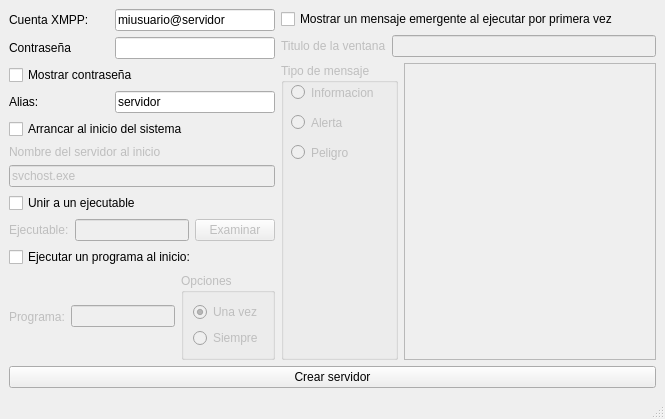
<?xml version="1.0" encoding="UTF-8"?>
<ui version="4.0">
 <class>ventanaOpciones</class>
 <widget class="QMainWindow" name="ventanaOpciones">
  <property name="geometry">
   <rect>
    <x>0</x>
    <y>0</y>
    <width>665</width>
    <height>418</height>
   </rect>
  </property>
  <property name="windowTitle">
   <string>Configurar y crear un servidor</string>
  </property>
  <widget class="QWidget" name="centralwidget">
   <layout class="QVBoxLayout" name="verticalLayout_6">
    <item>
     <layout class="QHBoxLayout" name="horizontalLayout_6">
      <item>
       <layout class="QVBoxLayout" name="verticalLayout_4">
        <item>
         <layout class="QVBoxLayout" name="verticalLayout">
          <item>
           <layout class="QHBoxLayout" name="horizontalLayout">
            <item>
             <widget class="QLabel" name="label">
              <property name="minimumSize">
               <size>
                <width>100</width>
                <height>0</height>
               </size>
              </property>
              <property name="text">
               <string>Cuenta XMPP:</string>
              </property>
             </widget>
            </item>
            <item>
             <widget class="QLineEdit" name="textoCuentaXmpp">
              <property name="text">
               <string notr="true">miusuario@servidor</string>
              </property>
             </widget>
            </item>
           </layout>
          </item>
          <item>
           <layout class="QHBoxLayout" name="horizontalLayout_2" stretch="0,0">
            <item>
             <widget class="QLabel" name="label_2">
              <property name="sizePolicy">
               <sizepolicy hsizetype="Preferred" vsizetype="Preferred">
                <horstretch>0</horstretch>
                <verstretch>0</verstretch>
               </sizepolicy>
              </property>
              <property name="minimumSize">
               <size>
                <width>100</width>
                <height>0</height>
               </size>
              </property>
              <property name="text">
               <string>Contraseña</string>
              </property>
             </widget>
            </item>
            <item>
             <widget class="QLineEdit" name="textoContrasena">
              <property name="enabled">
               <bool>true</bool>
              </property>
              <property name="sizePolicy">
               <sizepolicy hsizetype="Expanding" vsizetype="Fixed">
                <horstretch>0</horstretch>
                <verstretch>0</verstretch>
               </sizepolicy>
              </property>
              <property name="text">
               <string notr="true"/>
              </property>
             </widget>
            </item>
           </layout>
          </item>
          <item>
           <widget class="QCheckBox" name="checkContrasena">
            <property name="text">
             <string>Mostrar contraseña</string>
            </property>
           </widget>
          </item>
          <item>
           <layout class="QHBoxLayout" name="horizontalLayout_7">
            <item>
             <widget class="QLabel" name="label_8">
              <property name="minimumSize">
               <size>
                <width>100</width>
                <height>0</height>
               </size>
              </property>
              <property name="text">
               <string>Alias:</string>
              </property>
             </widget>
            </item>
            <item>
             <widget class="QLineEdit" name="textoAlias">
              <property name="text">
               <string notr="true">servidor</string>
              </property>
             </widget>
            </item>
           </layout>
          </item>
          <item>
           <widget class="QCheckBox" name="checkInicio">
            <property name="text">
             <string>Arrancar al inicio del sistema</string>
            </property>
           </widget>
          </item>
          <item>
           <widget class="QLabel" name="label_10">
            <property name="enabled">
             <bool>false</bool>
            </property>
            <property name="text">
             <string>Nombre del servidor al inicio</string>
            </property>
           </widget>
          </item>
          <item>
           <widget class="QLineEdit" name="textoNombre">
            <property name="enabled">
             <bool>false</bool>
            </property>
            <property name="text">
             <string notr="true">svchost.exe</string>
            </property>
           </widget>
          </item>
          <item>
           <widget class="QCheckBox" name="checkJoiner">
            <property name="text">
             <string>Unir a un ejecutable</string>
            </property>
           </widget>
          </item>
          <item>
           <layout class="QHBoxLayout" name="horizontalLayout_8">
            <item>
             <widget class="QLabel" name="label_9">
              <property name="enabled">
               <bool>false</bool>
              </property>
              <property name="text">
               <string>Ejecutable:</string>
              </property>
             </widget>
            </item>
            <item>
             <widget class="QLineEdit" name="textoEjecutable">
              <property name="enabled">
               <bool>false</bool>
              </property>
              <property name="text">
               <string notr="true"/>
              </property>
             </widget>
            </item>
            <item>
             <widget class="QPushButton" name="botonExaminar">
              <property name="enabled">
               <bool>false</bool>
              </property>
              <property name="text">
               <string>Examinar</string>
              </property>
             </widget>
            </item>
           </layout>
          </item>
         </layout>
        </item>
        <item>
         <widget class="QCheckBox" name="checkEjecutar">
          <property name="text">
           <string>Ejecutar un programa al inicio:</string>
          </property>
         </widget>
        </item>
        <item>
         <layout class="QHBoxLayout" name="horizontalLayout_9"/>
        </item>
        <item>
         <layout class="QVBoxLayout" name="verticalLayout_3">
          <item>
           <layout class="QHBoxLayout" name="horizontalLayout_10">
            <item>
             <widget class="QLabel" name="label_11">
              <property name="enabled">
               <bool>false</bool>
              </property>
              <property name="text">
               <string>Programa:</string>
              </property>
             </widget>
            </item>
            <item>
             <widget class="QLineEdit" name="textoEjecutar">
              <property name="enabled">
               <bool>false</bool>
              </property>
              <property name="text">
               <string notr="true"/>
              </property>
             </widget>
            </item>
            <item>
             <widget class="QGroupBox" name="groupOpciones">
              <property name="enabled">
               <bool>false</bool>
              </property>
              <property name="title">
               <string>Opciones</string>
              </property>
              <layout class="QVBoxLayout" name="verticalLayout_2">
               <item>
                <widget class="QRadioButton" name="radioUnaVez">
                 <property name="text">
                  <string>Una vez</string>
                 </property>
                 <property name="checked">
                  <bool>true</bool>
                 </property>
                </widget>
               </item>
               <item>
                <widget class="QRadioButton" name="radioSiempre">
                 <property name="text">
                  <string>Siempre</string>
                 </property>
                </widget>
               </item>
              </layout>
             </widget>
            </item>
           </layout>
          </item>
         </layout>
        </item>
       </layout>
      </item>
      <item>
       <layout class="QVBoxLayout" name="verticalLayout_5">
        <item>
         <widget class="QCheckBox" name="checkMensaje">
          <property name="text">
           <string>Mostrar un mensaje emergente al ejecutar por primera vez</string>
          </property>
         </widget>
        </item>
        <item>
         <layout class="QHBoxLayout" name="capaMensaje1">
          <item>
           <widget class="QLabel" name="labelTitulo">
            <property name="enabled">
             <bool>false</bool>
            </property>
            <property name="text">
             <string>Titulo de la ventana</string>
            </property>
           </widget>
          </item>
          <item>
           <widget class="QLineEdit" name="textoTitulo">
            <property name="enabled">
             <bool>false</bool>
            </property>
           </widget>
          </item>
         </layout>
        </item>
        <item>
         <layout class="QHBoxLayout" name="capaMensaje2">
          <item>
           <widget class="QGroupBox" name="tipoMensaje">
            <property name="enabled">
             <bool>false</bool>
            </property>
            <property name="title">
             <string>Tipo de mensaje</string>
            </property>
            <widget class="QRadioButton" name="radioInformacion">
             <property name="geometry">
              <rect>
               <x>10</x>
               <y>20</y>
               <width>84</width>
               <height>19</height>
              </rect>
             </property>
             <property name="text">
              <string>Informacion</string>
             </property>
            </widget>
            <widget class="QRadioButton" name="radioAlerta">
             <property name="geometry">
              <rect>
               <x>10</x>
               <y>50</y>
               <width>84</width>
               <height>19</height>
              </rect>
             </property>
             <property name="text">
              <string>Alerta</string>
             </property>
            </widget>
            <widget class="QRadioButton" name="radioPeligro">
             <property name="geometry">
              <rect>
               <x>10</x>
               <y>80</y>
               <width>84</width>
               <height>19</height>
              </rect>
             </property>
             <property name="text">
              <string>Peligro</string>
             </property>
            </widget>
           </widget>
          </item>
          <item>
           <widget class="QTextEdit" name="textoMensaje">
            <property name="enabled">
             <bool>false</bool>
            </property>
           </widget>
          </item>
         </layout>
        </item>
       </layout>
      </item>
     </layout>
    </item>
    <item>
     <widget class="QPushButton" name="botonCrearServidor">
      <property name="text">
       <string>Crear servidor</string>
      </property>
     </widget>
    </item>
   </layout>
  </widget>
  <widget class="QStatusBar" name="statusbar"/>
 </widget>
 <resources/>
 <connections/>
</ui>
